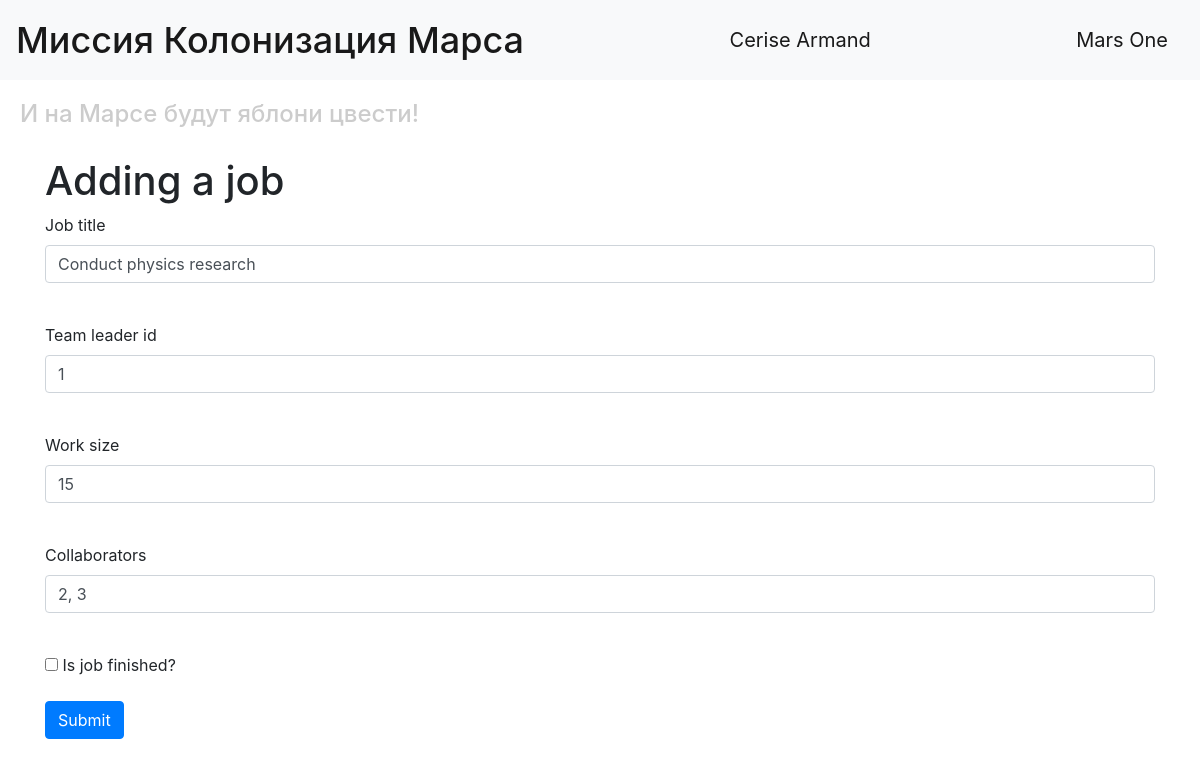
Screenshot of /edit_job/1 (signed in) with the database file from the repository.
### data/users.py (models this page shows, shortened)
class User(SqlAlchemyBase, UserMixin, SerializerMixin):
    __tablename__ = 'users'
    id = sqlalchemy.Column(sqlalchemy.Integer, primary_key=True, autoincrement=True)
    surname = sqlalchemy.Column(sqlalchemy.String, nullable=True)
    name = sqlalchemy.Column(sqlalchemy.String, nullable=True)
    age = sqlalchemy.Column(sqlalchemy.Integer, nullable=True)
    position = sqlalchemy.Column(sqlalchemy.String, nullable=True)
    speciality = sqlalchemy.Column(sqlalchemy.String, nullable=True)
    address = sqlalchemy.Column(sqlalchemy.String, nullable=True)
    email = sqlalchemy.Column(sqlalchemy.String, index=True, unique=True, nullable=True)
    hashed_password = sqlalchemy.Column(sqlalchemy.String, nullable=True)
    modified_date = sqlalchemy.Column(sqlalchemy.DateTime, default=datetime.datetime.now)

### data/jobs.py (models this page shows, shortened)
class Jobs(SqlAlchemyBase, UserMixin, SerializerMixin):
    __tablename__ = 'jobs'
    id = sqlalchemy.Column(sqlalchemy.Integer, primary_key=True, autoincrement=True)
    team_leader = sqlalchemy.Column(sqlalchemy.Integer, sqlalchemy.ForeignKey("users.id"))
    job = sqlalchemy.Column(sqlalchemy.String, nullable=True)
    work_size = sqlalchemy.Column(sqlalchemy.Integer, nullable=True)
    collaborators = sqlalchemy.Column(sqlalchemy.String, nullable=True)
    start_date = sqlalchemy.Column(sqlalchemy.DateTime, default=datetime.datetime.now)
    end_date = sqlalchemy.Column(sqlalchemy.DateTime, default=datetime.datetime.now)
    is_finished = sqlalchemy.Column(sqlalchemy.Boolean, nullable=True)
    users = orm.relationship("User")

### main.py (the view, shortened to what this page needs)
@app.route('/edit_job/<int:job_id>', methods=['GET', 'POST'])
def edit_job(job_id):
    form = JobsForm()
    if request.method == "GET":
        db_sess = db_session.create_session()
        job = db_sess.query(Jobs).filter(Jobs.id == job_id) \
            .filter((Jobs.team_leader == current_user.id) | (current_user.id == 1)).first()
        if job:
            form.team_leader.data = job.team_leader
            form.job.data = job.job
            form.work_size.data = job.work_size
            form.collaborators.data = job.collaborators
            form.is_finished.data = job.is_finished
        else:
            abort(404)
    return render_template('job.html', title='Edit job', form=form)

### forms/user.py
class JobsForm(FlaskForm):
    job = StringField('Job title', validators=[DataRequired()])
    team_leader = IntegerField('Team leader id', validators=[DataRequired()])
    work_size = IntegerField('Work size', validators=[DataRequired()])
    collaborators = StringField('Collaborators', validators=[DataRequired()])
    is_finished = BooleanField('Is job finished?')
    submit = SubmitField('Submit')

### data/db_session.py (called while the page is built)
def create_session() -> Session:
    global __factory
    return __factory()

### main.py (called while the page is built)
@login_manager.user_loader
def load_user(user_id):
    db_sess = db_session.create_session()
    return db_sess.query(User).get(user_id)

### templates/job.html (shortened to what this page needs)
{% extends "base.html" %}
{% block content %}
<h1>Adding a job</h1>
<form action="" method="post">
    <p>
        {{ form.job.label }}<br>
        {{ form.job(class="form-control") }}<br>
    </p>
    <p>
        {{ form.team_leader.label }}<br>
        {{ form.team_leader(class="form-control") }}<br>
    </p>
    <p>
        {{ form.work_size.label }}<br>
        {{ form.work_size(class="form-control") }}<br>
    </p>
    <p>
        {{ form.collaborators.label }}<br>
        {{ form.collaborators(class="form-control") }}<br>
    </p>
    <p>{{ form.is_finished() }} {{ form.is_finished.label }}</p>
    <p>{{ form.submit(type="submit", class="btn btn-primary") }}</p>
</form>
{% endblock %}

### templates/base.html (shortened to what this page needs)
<!DOCTYPE html>
<html lang="en">
<head>
    <link rel="stylesheet"
          href="https://stackpath.bootstrapcdn.com/bootstrap/4.4.1/css/bootstrap.min.css"
>
    <link rel="stylesheet" style="text/css" href="./static/css/style.css" />
</head>
<body>
<header>
    <nav class="navbar navbar-light bg-light">
        <span class="navbar-brand mb-0 h1">Миссия Колонизация Марса</span>
        {% if current_user.is_authenticated %}
            <a class="navbar-brand" href="/logout">{{ current_user.name }} {{ current_user.surname }}</a>
        {% else %}
            <p>
                <a class="btn btn-primary " href="/register">Зарегистрироваться</a>
                <a class="btn btn-success" href="/login">Войти</a>
            </p>
        {% endif %}
        <a class="navbar-brand" href="/">Mars One</a>
    </nav>
    <h4>И на Марсе будут яблони цвести!</h4>
    <main role="main" class="container">
        {% block content %}{% endblock %}
    </main>
</header>
</body>
</html>

### static/css/style.css (style rules this page uses)
h4 { color: #cccccc; padding: 20px; }
span.navbar-brand { font-size: 36px; }
.container { padding-bottom: 50px; }

### rows the page displays
User: name "Cerise", surname "Armand"
Jobs: job "Conduct physics research", team_leader "1", work_size "15", collaborators "2, 3"
